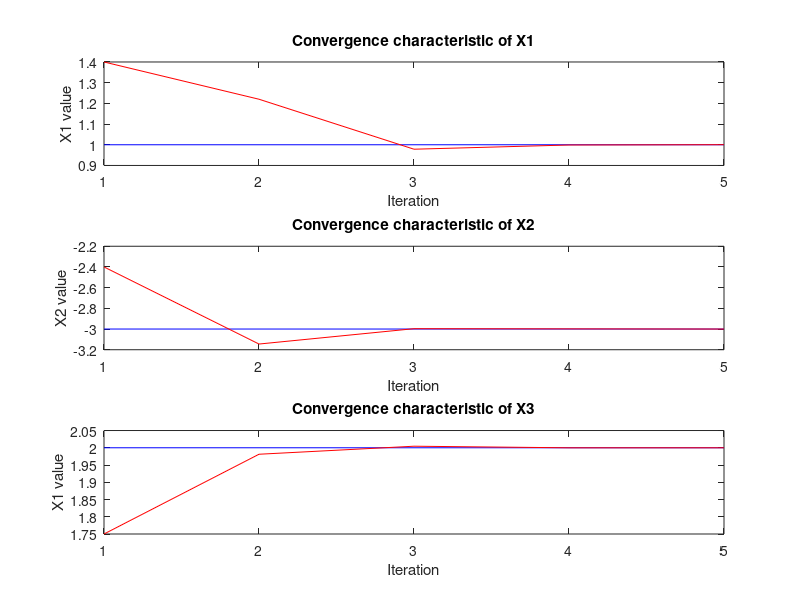

The MATLAB script that drew this image:
% Gauss seidel method for solving 3 linear equations
% 5x1-x2+2x3=12
% 3x1+8x2-2x3=-25
% x1+x2+4x3=6
% Result is x1=1; x2=-3; x3=2
clear all
clc
x1=input('Enter the assumed value of x1 :');
x2=input('Enter the assumed value of x2 :');
x3=input('Enter the assumed value of x3 :');
Iterations=input('Enter the number of iterations :');
n=Iterations;
xa=zeros(1,n);
xb=zeros(1,n);
xc=zeros(1,n);
ite=zeros(1,n);
for i=1:1:n
    x1=(12+x2-(2*x3))/5;
    xa(1,i)=x1;
    x2=(-25-(3*x1)+(2*x3))/8;
    xb(1,i)=x2;
    x3=(6-x1-x2)/4;
    xc(1,i)=x3;
    ite(1,i)=i;
    disp(sprintf('Iteration:%i',i)); 
    disp(x1);
    disp(x2);
    disp(x3);
    xa_actual(1,i)=1;
    xb_actual(1,i)=-3;
    xc_actual(1,i)=2;
end
% Plotting of convergence of parameters
% Plotting of x1 vs actual value
subplot(3,1,1);
plot(ite,xa_actual,'blue',ite,xa,'red');
xlabel('Iteration');
ylabel('X1 value');
title('Convergence characteristic of X1')
% Plotting of x2 vs actual value
subplot(3,1,2);
plot(ite,xb_actual,'blue',ite,xb,'red');
xlabel('Iteration');
ylabel('X2 value');
title('Convergence characteristic of X2')
% Plotting of x1 vs actual value
subplot(3,1,3);
plot(ite,xc_actual,'blue',ite,xc,'red');
xlabel('Iteration');
ylabel('X1 value');
title('Convergence characteristic of X3')
%##########################################################################
